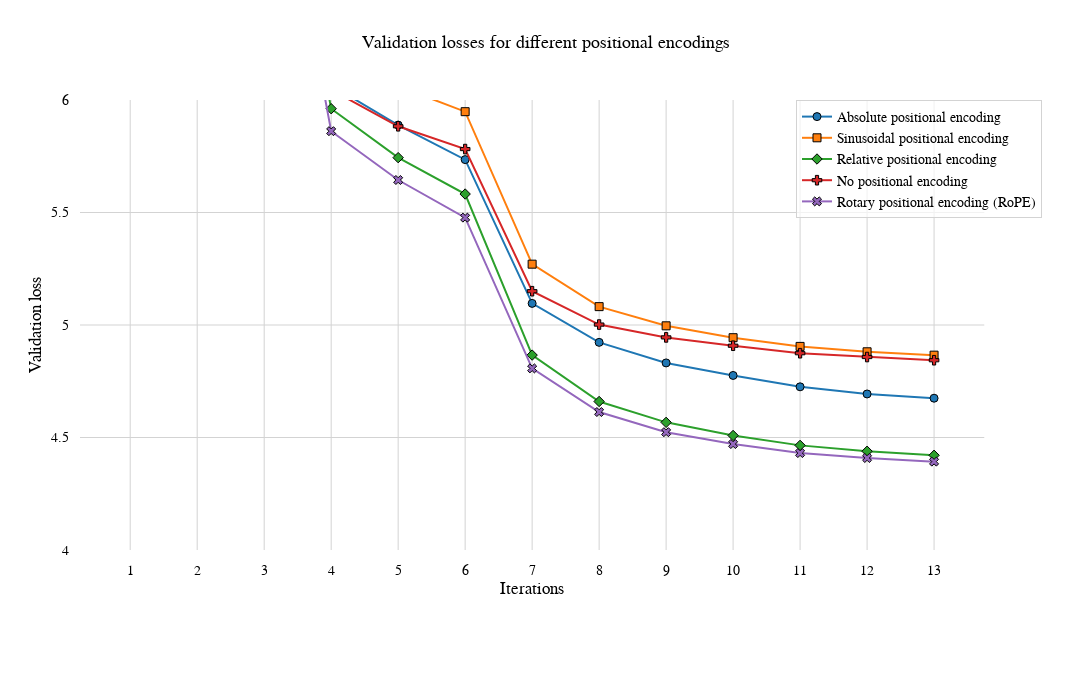

Notebook code cell kept with this figure:
### Markdown cell above
#### 1.3. Plot the validation data

### Code cell
line_configs = [
    {
        "name": "Absolute positional encoding",
        "data": positional_encodings["absolute"]["val"],
        "color": "#1f77b4",
        "dash": "solid",
        "width": 2,
        "marker_symbol": 0,
    },
    {
        "name": "Sinusoidal positional encoding",
        "data": positional_encodings["sinusoidal"]["val"],
        "color": "#ff7f0e",
        "dash": "solid",
        "width": 2,
        "marker_symbol": 1,
    },
    {
        "name": "Relative positional encoding",
        "data": positional_encodings["relative"]["val"],
        "color": "#2ca02c",
        "dash": "solid",
        "width": 2,
        "marker_symbol": 2,
    },
    {
        "name": "No positional encoding",
        "data": positional_encodings["none"]["val"],
        "color": "#d62728",
        "dash": "solid",
        "width": 2,
        "marker_symbol": 3,
    },
    {
        "name": "Rotary positional encoding (RoPE)",
        "data": positional_encodings["rope"]["val"],
        "color": "#9467bd",
        "dash": "solid",
        "width": 2,
        "marker_symbol": 4,
    },
]
iterations = np.arange(1, len(positional_encodings["none"]["val"]) + 1)

figure = plot_losses(
    line_configs=line_configs,
    iterations=iterations,
    title="Validation losses for different positional encodings",
    xaxis_title="Iterations",
    yaxis_title="Validation loss",
    width=1200,
    height=700,
    yaxis_range=[4, 6],
    save_figure=False,
)
figure.show()

### Figure 1 — Plotly figure (JSON) as saved in the notebook; plotly's stock layout.template omitted (floating-point values rounded to 4 significant figures)
{"data": [{"hovertemplate": "<b>Iteration</b>: %{x}<br><b>Loss</b>: %{y:.4f}<br>", "line": {"color": "#1f77b4", "dash": "solid", "width": 2}, "marker": {"color": "#1f77b4", "line": {"color": "black", "width": 1}, "size": 8, "symbol": 0}, "mode": "lines+markers", "name": "Absolute positional encoding", "type": "scatter", "x": [1, 2, 3, 4, 5, 6, 7, 8, 9, 10, 11, 12, 13], "xaxis": "x", "y": [8.245, 7.731, 7.504, 6.065, 5.889, 5.735, 5.096, 4.923, 4.832, 4.776, 4.725, 4.694, 4.675], "yaxis": "y"}, {"hovertemplate": "<b>Iteration</b>: %{x}<br><b>Loss</b>: %{y:.4f}<br>", "line": {"color": "#ff7f0e", "dash": "solid", "width": 2}, "marker": {"color": "#ff7f0e", "line": {"color": "black", "width": 1}, "size": 8, "symbol": 1}, "mode": "lines+markers", "name": "Sinusoidal positional encoding", "type": "scatter", "x": [1, 2, 3, 4, 5, 6, 7, 8, 9, 10, 11, 12, 13], "xaxis": "x", "y": [8.786, 8.025, 8.085, 6.265, 6.061, 5.948, 5.27, 5.082, 4.996, 4.944, 4.905, 4.881, 4.866], "yaxis": "y"}, {"hovertemplate": "<b>Iteration</b>: %{x}<br><b>Loss</b>: %{y:.4f}<br>", "line": {"color": "#2ca02c", "dash": "solid", "width": 2}, "marker": {"color": "#2ca02c", "line": {"color": "black", "width": 1}, "size": 8, "symbol": 2}, "mode": "lines+markers", "name": "Relative positional encoding", "type": "scatter", "x": [1, 2, 3, 4, 5, 6, 7, 8, 9, 10, 11, 12, 13], "xaxis": "x", "y": [8.201, 7.711, 7.54, 5.961, 5.744, 5.582, 4.866, 4.66, 4.567, 4.509, 4.465, 4.439, 4.421], "yaxis": "y"}, {"hovertemplate": "<b>Iteration</b>: %{x}<br><b>Loss</b>: %{y:.4f}<br>", "line": {"color": "#d62728", "dash": "solid", "width": 2}, "marker": {"color": "#d62728", "line": {"color": "black", "width": 1}, "size": 8, "symbol": 3}, "mode": "lines+markers", "name": "No positional encoding", "type": "scatter", "x": [1, 2, 3, 4, 5, 6, 7, 8, 9, 10, 11, 12, 13], "xaxis": "x", "y": [8.193, 7.733, 7.584, 6.045, 5.883, 5.782, 5.15, 5.002, 4.945, 4.908, 4.875, 4.858, 4.843], "yaxis": "y"}, {"hovertemplate": "<b>Iteration</b>: %{x}<br><b>Loss</b>: %{y:.4f}<br>", "line": {"color": "#9467bd", "dash": "solid", "width": 2}, "marker": {"color": "#9467bd", "line": {"color": "black", "width": 1}, "size": 8, "symbol": 4}, "mode": "lines+markers", "name": "Rotary positional encoding (RoPE)", "type": "scatter", "x": [1, 2, 3, 4, 5, 6, 7, 8, 9, 10, 11, 12, 13], "xaxis": "x", "y": [8.154, 7.649, 7.455, 5.861, 5.644, 5.477, 4.807, 4.613, 4.524, 4.471, 4.431, 4.409, 4.393], "yaxis": "y"}], "layout": {"autosize": false, "font": {"color": "black", "family": "Arial", "size": 14}, "height": 700, "legend": {"bgcolor": "rgba(255, 255, 255, 0.7)", "bordercolor": "lightgrey", "borderwidth": 1, "x": 1, "xanchor": "right", "y": 1, "yanchor": "top"}, "margin": {"b": 150, "l": 80, "pad": 10, "r": 50, "t": 100}, "plot_bgcolor": "white", "showlegend": true, "title": {"font": {"size": 18}, "text": "Validation losses for different positional encodings", "x": 0.5, "xanchor": "center", "y": 0.95, "yanchor": "top"}, "width": 1200, "xaxis": {"anchor": "y", "domain": [0, 0.94], "dtick": 1, "gridcolor": "lightgrey", "showgrid": true, "tick0": 0, "tickmode": "linear", "title": {"text": "Iterations"}}, "yaxis": {"anchor": "x", "domain": [0, 1], "gridcolor": "lightgrey", "range": [4, 6], "showgrid": true, "title": {"text": "Validation loss"}, "zeroline": true, "zerolinecolor": "black", "zerolinewidth": 1}, "yaxis2": {"anchor": "x", "overlaying": "y", "side": "right"}}}
